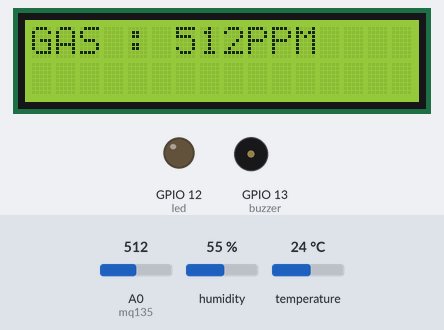
Bench run of a sketch on a simulated ESP8266 (NodeMCU). Parts: 16×2 character LCD, output pins drawn as LEDs (lit = HIGH), buzzer (waves = sounding). The test bench sets the inputs (shaded band); at power-on: A0 (mq135) = 512, humidity 55 %, temperature 24 °C. WiFi joins after 1.5 s; servers stay silent unless stated; pins used as bus, display or sensor lines are not drawn.

Above: at 3.0 s.
At 4.0 s:
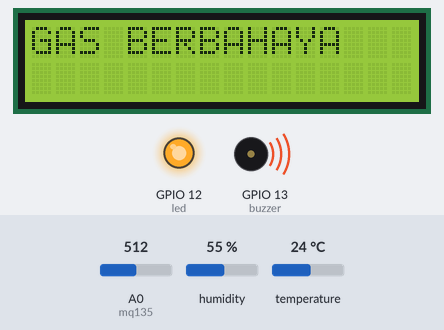
4.1 s: A0 (mq135) set to 494
At 6.7 s:
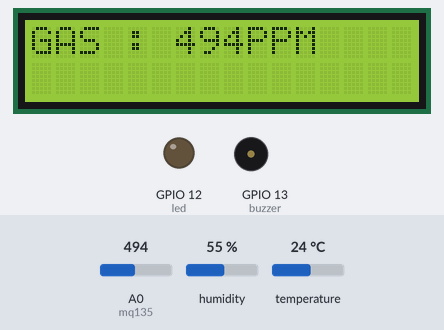
7.1 s: A0 (mq135) set to 510
At 8.99 s:
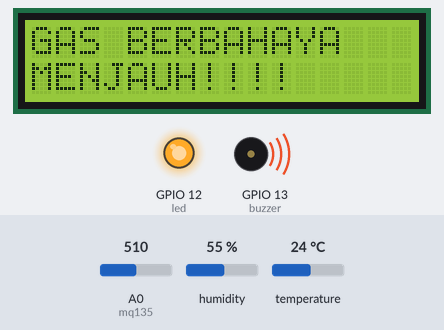
9.1 s: A0 (mq135) set to 490
At 10.6 s:
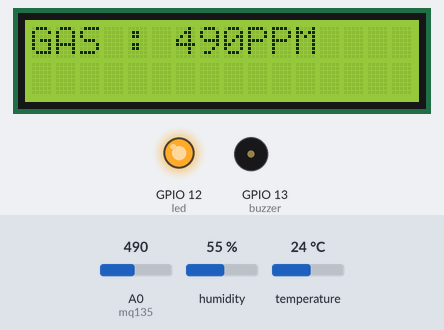
Timing chart, 0 to 12.7 s (numbered marks = the images above; inputs shaded):
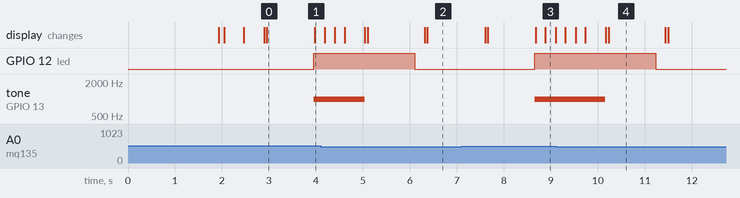

The sketch:

za.ino
```cpp
//kelompok1

#define BLYNK_PRINT Serial //mendefinisikan serial dari blynk
#include <SPI.h>
#include <Wire.h>
#include <ESP8266WiFi.h> //library dari NodeMCU ESP8266 WiFi
#include <BlynkSimpleEsp8266.h> //ini juga
#include <DHT.h> //Library dari sensor DHT11 (sensor suhu))
#include <LiquidCrystal_I2C.h>

// Dapetin tokennya di email
char auth[] = "adV9agT374GRs3CzGdjGk1bk4Fp-xLMT";

// id dan password internet
char ssid[] = "muzaaa";
char pass[] = "oy12oy12";
#define DHTPIN 2          // Digital pin 4
#define DHTTYPE DHT11     // tipe sensor suhu yg dipakai adalah DHT 11
DHT dht(DHTPIN, DHTTYPE);
LiquidCrystal_I2C lcd(0x27, 16, 2);
BlynkTimer timer;

//SimpleTimer timer;
int mq135 = A0;
int gas_data = 0;

int buzzer = 13;
int led = 12;


void setup(){ //di bawah ini perintah untuk menjalankan semua komponen
  Serial.begin(9600);
  Blynk.begin(auth, ssid, pass);
  dht.begin();
  pinMode(buzzer, OUTPUT);
  pinMode(led, OUTPUT);
  pinMode(gas_data, INPUT);
  timer.setInterval(1000L, sendSensor);
  timer.setInterval(1000L, getSendData);
  lcd.init();
  lcd.backlight();
  lcd.begin(16,2);
  lcd.print("mulai");
  delay(100);
    lcd.setCursor(0,0);
  lcd.print("Pendeteksian Gas");
  delay(400);
  lcd.setCursor(0,1);
  lcd.print("Pengukuran Gas");
  delay(400);
  lcd.clear();
}

void loop(){
  timer.run();
  Blynk.run();

  gas_data = analogRead(mq135);
  noTone(buzzer);
  lcd.clear();


  lcd.setCursor(0,0);
  lcd.print("GAS : ");
  delay(50);
  lcd.setCursor(6,0);
  lcd.print(gas_data);
  lcd.print("PPM");
  delay(1000);

  digitalWrite(buzzer, LOW);
  digitalWrite(led, LOW);

   while (gas_data > 500){
    gas_data = analogRead(mq135);
    digitalWrite(buzzer, HIGH);
    digitalWrite(led, HIGH);
    tone(buzzer, 1000, 10000);
    lcd.clear();

    lcd.setCursor(0,0);
    lcd.print("GAS BERBAHAYA");
    delay(200);
    lcd.setCursor(0,1);
    lcd.print("MENJAUH!!!!");
    delay(200);
   }
    delay(200);

}

void getSendData(){
  gas_data = analogRead(mq135);
  Blynk.virtualWrite(V2, gas_data); //vpin v3
}

void sendSensor()
{
  float h = dht.readHumidity(); //membaca kelembaban di sekitar sensor
  float t = dht.readTemperature(); //membaca suhu di sekitar sensor

  if (isnan(h) || isnan(t)) {
    Serial.println("Failed to read from DHT sensor!");
    return;
  }
  Blynk.virtualWrite(V5, h);  //pin V5 untuk kelembaban
  Blynk.virtualWrite(V6, t);  //pin V6 untuk suhu
}
```

Measured:
- the behaviour switches between 501 and 500 on A0 (mq135) (found by bisection; images 1 and 2)
- after the input at 4.1 s, GPIO 12 (led): HIGH → LOW after 2.0 s; tone on GPIO 13 (buzzer): 1000 Hz → silent after 0.93 s
- after the input at 7.1 s, GPIO 12 (led): LOW → HIGH after 1.6 s; tone on GPIO 13 (buzzer): silent → 1000 Hz after 1.6 s; the display: first differs from a run without the input after 0.56 s (image 3 shows a later state)
- after the input at 9.1 s, GPIO 12 (led): HIGH → LOW after 2.1 s; tone on GPIO 13 (buzzer): 1000 Hz → silent after 1.1 s
- what the display in image 0 shows lasts 1.0 s, from 3.0 s to 4.0 s
- what the display in image 4 shows lasts 1.2 s, from 10.2 s to 11.4 s
